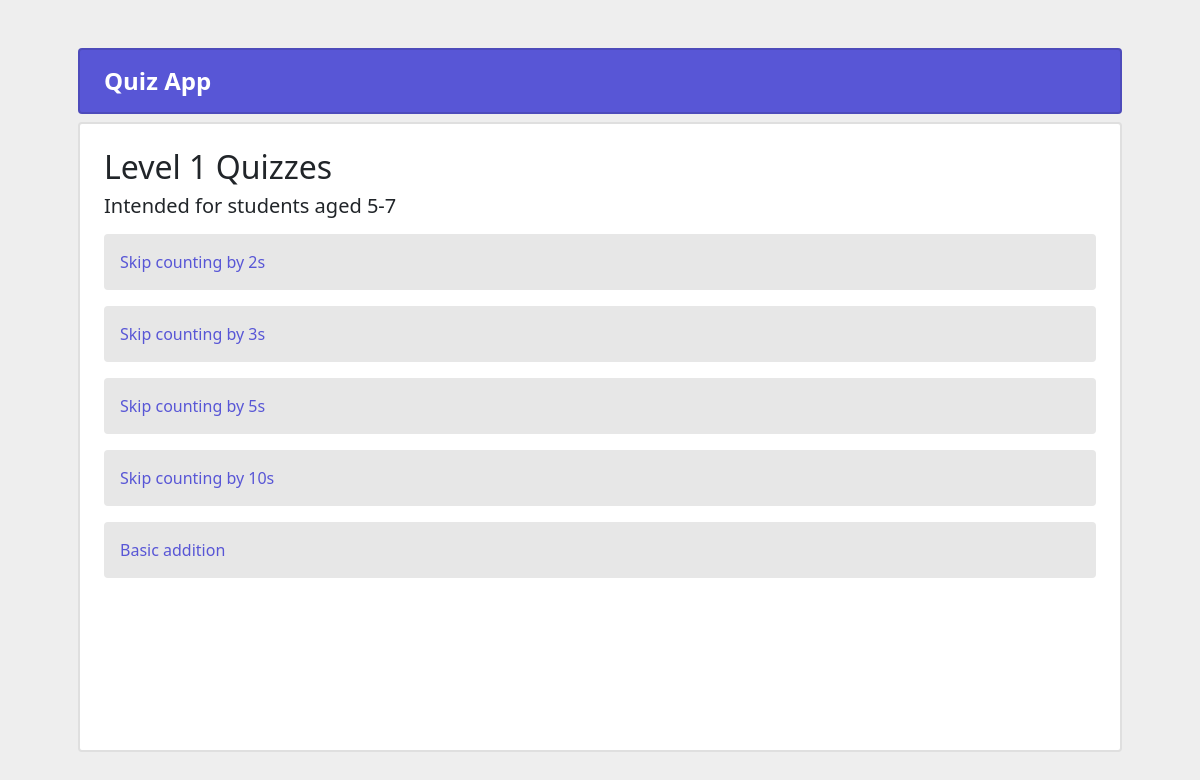
The app's page /level/level-1/ with its own data.
### quiz/models.py (models this page shows, shortened)
class TimeStampedModel(models.Model):
    created = models.DateTimeField(auto_now_add=True)
    modified = models.DateTimeField(auto_now=True)
    class Meta:
        abstract = True

class Level(TimeStampedModel):
    name = models.CharField(max_length=70, unique=True)
    slug = models.SlugField(unique=True)
    description = models.TextField()
    users = models.ManyToManyField(get_user_model())  # Users who have access to this level

class Quiz(TimeStampedModel):
    title = models.CharField(max_length=70)
    slug = models.SlugField(unique=True)
    description = models.TextField()
    users = models.ManyToManyField(get_user_model(),)
    published = models.BooleanField(default=False)
    published_at = models.DateTimeField(
        blank=True, null=True, editable=False
    )
    end_date = models.DateTimeField(
        blank=True, null=True,
        validators=[MinValueValidator(timezone.now)],
    )
    level = models.ForeignKey(Level, on_delete=models.CASCADE, default = 1)
    class Meta:
        verbose_name = 'Quiz'
        verbose_name_plural = 'Quizzes'

### quiz/views.py (the view)
# urls.py: path('level/<slug:slug>/', views.LevelQuizView.as_view(), name='level_quizzes'),
class LevelQuizView(TemplateView):
    template_name = "quiz/level_quizzes.html"
    def get_context_data(self, **kwargs):
        context = super().get_context_data(**kwargs)
        level = get_object_or_404(models.Level, slug=self.kwargs['slug'])
        quizzes = models.Quiz.objects.filter(level=level, published=True)  # Add filter for published quizzes
        context['level'] = level
        context['quizzes'] = quizzes
        context['title'] = f"Quizzes for Level: {level.name}"
        return context

### quiz/templates/quiz/level_quizzes.html (shortened to what this page needs)
{% extends 'base.html' %}
{% block content %}
  <h2 class="text-left">{{ level.name }} Quizzes</h2>
  <p class = "h5">{{ level.description }}</p>
  <div class="p-0 container d-flex flex-column">
    {% for quiz in quizzes %}
        <a class = "d-block p-3 my-2 rounded" style = "text-decoration: none; color: #5856D6; background-color: #E7E7E7" href="{% url 'quiz:quiz_detail' quiz.slug %}">{{ quiz.title }}</a>
    {% empty %}
      <div>No quizzes available for this level.</div>
    {% endfor %}
  </div>
{% endblock content %}

### records on screen
Level: name "Level 1", description "Intended for students aged 5-7"
Quiz: title "Skip counting by 2s"
Quiz: title "Skip counting by 3s"
Quiz: title "Skip counting by 5s"
Quiz: title "Skip counting by 10s"
Quiz: title "Basic addition"
